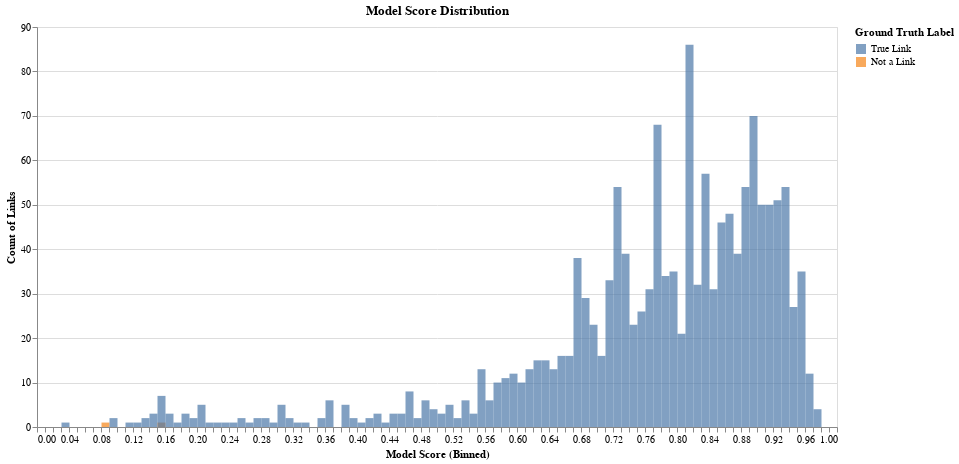

The notebook cell saved with this chart:
### Code cell
tutorial.plot_model_score_distribution(df_predictions)

### Figure 1 — Vega-Lite specification as saved in the notebook (floating-point values rounded to 4 significant figures)
{"config": {"view": {"continuousWidth": 400, "continuousHeight": 300}}, "data": {"name": "data-a4841bf06317603a662e094aebc4ed37"}, "mark": {"type": "bar", "binSpacing": 0, "opacity": 0.7}, "encoding": {"color": {"type": "nominal", "field": "ground_truth", "legend": {"title": "Ground Truth Label"}, "scale": {"domain": ["True Link", "Not a Link"], "scheme": "tableau10"}}, "opacity": {"condition": {"value": 0.7, "selection": "selector001"}, "value": 0.2}, "tooltip": [{"type": "quantitative", "field": "model_score", "title": "Model Score"}, {"type": "nominal", "field": "ground_truth", "title": "Ground Truth"}, {"type": "quantitative", "field": "count", "title": "Count of Links"}], "x": {"type": "quantitative", "axis": {"tickCount": 5, "title": "Model Score (Binned)"}, "bin": {"extent": [0, 1], "step": 0.01}, "field": "model_score"}, "y": {"type": "quantitative", "axis": {"title": "Count of Links"}, "field": "count", "stack": null}}, "height": 400, "selection": {"selector001": {"type": "multi", "fields": ["ground_truth"], "bind": "legend"}, "selector002": {"type": "interval", "bind": "scales", "encodings": ["x", "y"]}}, "title": "Model Score Distribution", "width": 800, "$schema": "https://vega.github.io/schema/vega-lite/v4.8.1.json", "datasets": {"data-a4841bf06317603a662e094aebc4ed37": [{"model_score": 0.03, "ground_truth": "True Link", "count": 1}, {"model_score": 0.08, "ground_truth": "Not a Link", "count": 1}, {"model_score": 0.09, "ground_truth": "True Link", "count": 2}, {"model_score": 0.11, "ground_truth": "True Link", "count": 1}, {"model_score": 0.12, "ground_truth": "True Link", "count": 1}, {"model_score": 0.13, "ground_truth": "True Link", "count": 2}, {"model_score": 0.14, "ground_truth": "True Link", "count": 3}, {"model_score": 0.15, "ground_truth": "Not a Link", "count": 1}, {"model_score": 0.15, "ground_truth": "True Link", "count": 7}, {"model_score": 0.16, "ground_truth": "True Link", "count": 3}, {"model_score": 0.17, "ground_truth": "True Link", "count": 1}, {"model_score": 0.18, "ground_truth": "True Link", "count": 3}, {"model_score": 0.19, "ground_truth": "True Link", "count": 2}, {"model_score": 0.2, "ground_truth": "True Link", "count": 5}, {"model_score": 0.21, "ground_truth": "True Link", "count": 1}, {"model_score": 0.22, "ground_truth": "True Link", "count": 1}, {"model_score": 0.23, "ground_truth": "True Link", "count": 1}, {"model_score": 0.24, "ground_truth": "True Link", "count": 1}, {"model_score": 0.25, "ground_truth": "True Link", "count": 2}, {"model_score": 0.26, "ground_truth": "True Link", "count": 1}, {"model_score": 0.27, "ground_truth": "True Link", "count": 2}, {"model_score": 0.28, "ground_truth": "True Link", "count": 2}, {"model_score": 0.29, "ground_truth": "True Link", "count": 1}, {"model_score": 0.3, "ground_truth": "True Link", "count": 5}, {"model_score": 0.31, "ground_truth": "True Link", "count": 2}, {"model_score": 0.32, "ground_truth": "True Link", "count": 1}, {"model_score": 0.33, "ground_truth": "True Link", "count": 1}, {"model_score": 0.35, "ground_truth": "True Link", "count": 2}, {"model_score": 0.36, "ground_truth": "True Link", "count": 6}, {"model_score": 0.38, "ground_truth": "True Link", "count": 5}, {"model_score": 0.39, "ground_truth": "True Link", "count": 2}, {"model_score": 0.4, "ground_truth": "True Link", "count": 1}, {"model_score": 0.41, "ground_truth": "True Link", "count": 2}, {"model_score": 0.42, "ground_truth": "True Link", "count": 3}, {"model_score": 0.43, "ground_truth": "True Link", "count": 1}, {"model_score": 0.44, "ground_truth": "True Link", "count": 3}, {"model_score": 0.45, "ground_truth": "True Link", "count": 3}, {"model_score": 0.46, "ground_truth": "True Link", "count": 8}, {"model_score": 0.47, "ground_truth": "True Link", "count": 2}, {"model_score": 0.48, "ground_truth": "True Link", "count": 6}, {"model_score": 0.49, "ground_truth": "True Link", "count": 4}, {"model_score": 0.5, "ground_truth": "True Link", "count": 3}, {"model_score": 0.51, "ground_truth": "True Link", "count": 5}, {"model_score": 0.52, "ground_truth": "True Link", "count": 2}, {"model_score": 0.53, "ground_truth": "True Link", "count": 6}, {"model_score": 0.54, "ground_truth": "True Link", "count": 3}, {"model_score": 0.55, "ground_truth": "True Link", "count": 13}, {"model_score": 0.56, "ground_truth": "True Link", "count": 6}, {"model_score": 0.57, "ground_truth": "True Link", "count": 10}, {"model_score": 0.58, "ground_truth": "True Link", "count": 11}, {"model_score": 0.59, "ground_truth": "True Link", "count": 12}, {"model_score": 0.6, "ground_truth": "True Link", "count": 10}, {"model_score": 0.61, "ground_truth": "True Link", "count": 13}, {"model_score": 0.62, "ground_truth": "True Link", "count": 15}, {"model_score": 0.63, "ground_truth": "True Link", "count": 15}, {"model_score": 0.64, "ground_truth": "True Link", "count": 13}, {"model_score": 0.65, "ground_truth": "True Link", "count": 16}, {"model_score": 0.66, "ground_truth": "True Link", "count": 16}, {"model_score": 0.67, "ground_truth": "True Link", "count": 38}, {"model_score": 0.68, "ground_truth": "True Link", "count": 29}, {"model_score": 0.69, "ground_truth": "True Link", "count": 23}, {"model_score": 0.7, "ground_truth": "True Link", "count": 16}, {"model_score": 0.71, "ground_truth": "True Link", "count": 33}, {"model_score": 0.72, "ground_truth": "True Link", "count": 54}, {"model_score": 0.73, "ground_truth": "True Link", "count": 39}, {"model_score": 0.74, "ground_truth": "True Link", "count": 23}, {"model_score": 0.75, "ground_truth": "True Link", "count": 26}, {"model_score": 0.76, "ground_truth": "True Link", "count": 31}, {"model_score": 0.77, "ground_truth": "True Link", "count": 68}, {"model_score": 0.78, "ground_truth": "True Link", "count": 34}, {"model_score": 0.79, "ground_truth": "True Link", "count": 35}, {"model_score": 0.8, "ground_truth": "True Link", "count": 21}, {"model_score": 0.81, "ground_truth": "True Link", "count": 86}, {"model_score": 0.82, "ground_truth": "True Link", "count": 32}, {"model_score": 0.83, "ground_truth": "True Link", "count": 57}, {"model_score": 0.84, "ground_truth": "True Link", "count": 31}, {"model_score": 0.85, "ground_truth": "True Link", "count": 46}, {"model_score": 0.86, "ground_truth": "True Link", "count": 48}, {"model_score": 0.87, "ground_truth": "True Link", "count": 39}, {"model_score": 0.88, "ground_truth": "True Link", "count": 54}, {"model_score": 0.89, "ground_truth": "True Link", "count": 70}, {"model_score": 0.9, "ground_truth": "True Link", "count": 50}, {"model_score": 0.91, "ground_truth": "True Link", "count": 50}, {"model_score": 0.92, "ground_truth": "True Link", "count": 51}, {"model_score": 0.93, "ground_truth": "True Link", "count": 54}, {"model_score": 0.94, "ground_truth": "True Link", "count": 27}, {"model_score": 0.95, "ground_truth": "True Link", "count": 35}, {"model_score": 0.96, "ground_truth": "True Link", "count": 12}, {"model_score": 0.97, "ground_truth": "True Link", "count": 4}]}}
